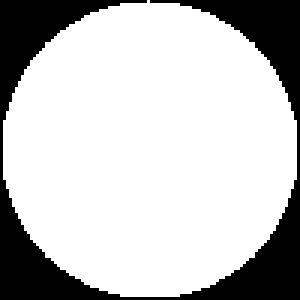
%> input picture CI/lab2/Session_2/apertures/circular.bmp, 100 x 100 px (shown 3 times larger)
$ octave color_deblurring_demo.m   (GNU Octave 9; MATLAB toolbox functions it lacks are replaced by stand-ins)
%> lines starting %> are read from the running program, lines starting %| are printed output that depends on the picture; in (x1, y1, x2, y2) boxes, pixels count from 0 and x2, y2 are one past the last pixel; in counts of white or black regions, pixels touching at a corner belong together; the program's own positions count from 1
### CI/lab2/Session_2/eMakePrior.m
function prior = eMakePrior(height, width)
    % A simple code to compute averaged power spectrum
    % Input: the prior size, and a set of images
    % Output: the expected/averaged power spectrum
	F2 = 0;
	count = 0;

    for p = 1:7

        strImg = ['./priors/', num2str(p), '.jpg'];
		f0 = im2double(imread(strImg));
		[height_L, width_L] = size(f0);

        for ky = 1:round(height/2):(height_L-height)

            for kx = 1:round(width/2):(width_L-width)

                F0 = fft2(f0(ky:(ky+height-1), kx:(kx+width-1)));
                F2 = F2 + F0 .* conj(F0);
		        count = count+1;

            end

        end

    end

	prior = F2 / count;

end

### CI/lab2/Session_2/color_deblurring_demo.m
close all;
clear all;
% Read data
aperture = imread('apertures/circular.bmp');
%> aperture is the input picture: size 100x100 uint8; 76.6% white; 1 black region, box (x1, y1, x2, y2) and area: (0, 0, 100, 100) 2343
image = imread('images/penguins.jpg');
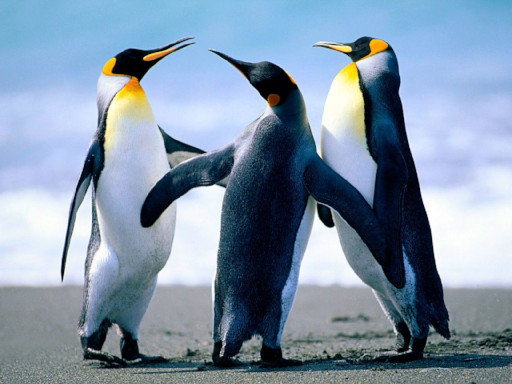
%> input picture CI/lab2/Session_2/images/penguins.jpg, 512 x 384 px
%> image is the input picture: size 384x512x3 uint8; mean R, G, B 129.1, 148.4, 168.8

for channel=1:3,
    image_c = image(:, :, channel);
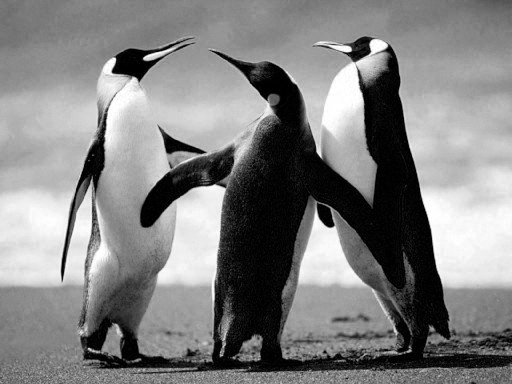
%> image_c: size 384x512 uint8; min 0, max 255, mean 129.1

    % Noise level (Gaussian noise)
    sigma = 0.005;

    % Blur size
    blurSize = 7;

    f0(:,:,channel) = im2double(image_c);
    [height, width, ch] = size(f0(:,:,channel));
%> height = 384; width = 512; ch = 1

    % Prior matrix: 1/f law
    A_star = eMakePrior(height, width) + 0.00000001;
%> the run ends on the next line
